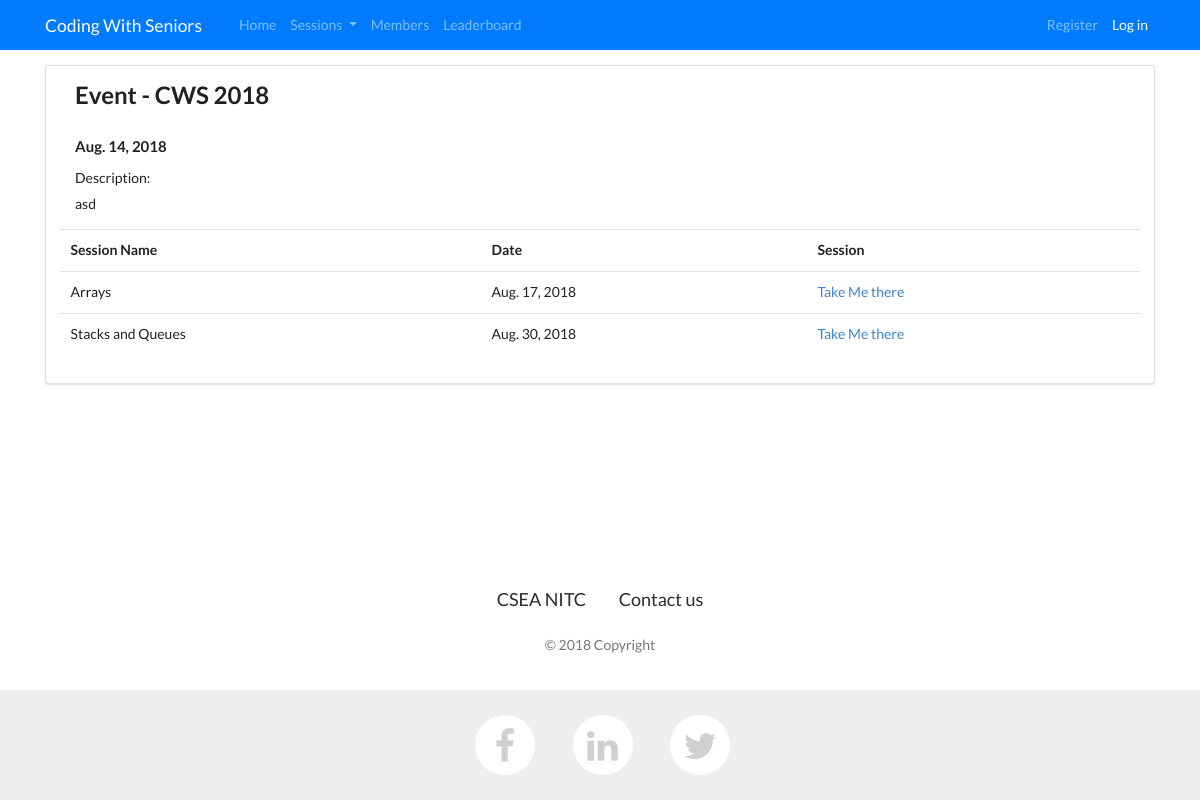
The app's page /events/CWS 2018 with its own data.
### events/models.py (models this page shows, shortened)
class Event(models.Model):
    name= models.CharField(max_length=255, blank=False, null=True,unique=True)
    date=models.DateField(blank=False, null=True)
    description=models.TextField( blank=False, null=True)

class Session(models.Model):
    event=models.ForeignKey(Event,on_delete=models.CASCADE)
    name=models.CharField(max_length=255, blank=False, null=True,unique=True)
    date=date=models.DateField(blank=False, null=True)
    description = models.TextField(blank=False, null=True)
    test_name=models.CharField(max_length=255,blank=True, null=True)
    test_url=models.URLField(blank=True, null=True)
    top_coder=models.CharField(max_length=255, blank=True, null=True)
    top_contributor=models.CharField(max_length=255, blank=True, null=True)
    top_improver=models.CharField(max_length=255, blank=True, null=True)
    rating_updated=models.BooleanField(default=False)

### events/views.py (the view)
# urls.py: path('<str:event_name>',views.view_event, name="view_event"),
def view_event(request: HttpRequest,event_name:str) -> HttpResponse:
    try:
        event=Event.objects.get(name=event_name)
        session_set=Session.objects.filter(event=event)
    except:
        messages.add_message(request, messages.ERROR, 'Error Contact Admin')
    return render(request,'events/event.html',locals())

### events/templates/events/event.html (shortened to what this page needs)
{% extends "layout.html" %}
{% load staticfiles %}
{% block css %}
    <link href="//cdnjs.cloudflare.com/ajax/libs/semantic-ui/2.2.10/semantic.min.css" rel="stylesheet" id="bootstrap-css">
{% endblock %}
{% block body %}
    <div class="ui segment">
    <div class="ui container">
    <div class="row" style="margin-bottom: 15px">
        <div class="col">
            <h2>Event - {{ event.name }}</h2>
            <h4>{{ event.date }}</h4>
            <h6>Description: </h6>
            <p>{{ event.description }}</p>
        </div>
    </div>
    <div class="row">
         <table class="table table-hover test">
        <tr>
            <th>Session Name</th>
            <th>Date</th>
            <th>Session</th>
        </tr>
        {% for item in session_set  %}
        <tr>
            <td>{{ item.name }}</td>
            <td>{{ item.date }}</td>
            <td><a href="/events/sessions/{{item.name }}">Take Me there</a></td>
        </tr>
        {% endfor %}
    </table>
    </div>
    </div>
    </div>
{% endblock %}

### static/cws_site/css/style.css (style rules this page uses)
html { height: 100%; }
body { display: flex; display: -webkit-flex; flex-direction: column; -webkit-flex-direction: column; height: 100%; }

### records on screen
Event: name "CWS 2018", date "Aug. 14, 2018", description "asd"
Session: name "Arrays", date "Aug. 17, 2018"
Session: name "Stacks and Queues", date "Aug. 30, 2018"
